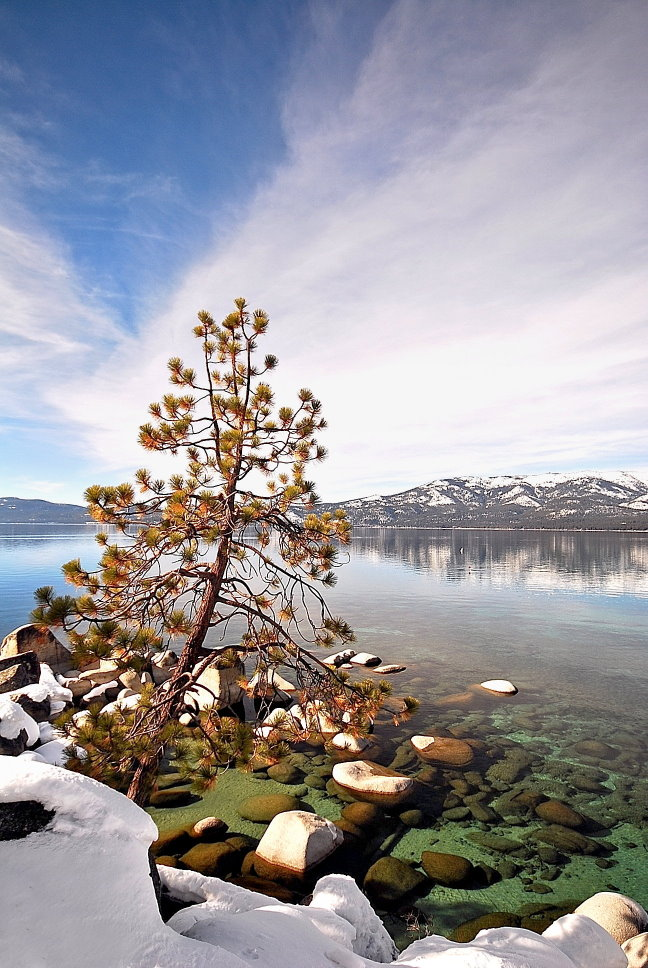
%> input picture inputs/5--26.jpg, 648 x 968 px
$ octave --eval "result = GenToneMap(imread('inputs/5--26.jpg'));"   (GNU Octave 9; MATLAB toolbox functions it lacks are replaced by stand-ins)
%> lines starting %> are read from the running program, lines starting %| are printed output that depends on the picture
function J = GenToneMap(im)
% ==============================================
%   Compute the tone map 'T'
%
%   Paras:
%   @im        : input image ranging value from 0 to 1.
%

    %% Parameters
    Ub = 225;
    Ua = 105;

    Mud = 90;

    DeltaB = 9;
    DeltaD = 11;

    % groups from dark to light
    % 1st group
    Omega1 = 42;
    Omega2 = 29;
    Omega3 = 29;
    % 2nd group
    Omega1 = 52;
    Omega2 = 37;
    Omega3 = 11;
    % 3rd group
    Omega1 = 76;
    Omega2 = 22;
    Omega3 = 2;

    %% Compute the target histgram
    histgramTarget = zeros(256, 1);
    total = 0;
    for ii = 0 : 255
        if ii < Ua || ii > Ub
            p = 0;
        else
            p = 1 / (Ub - Ua);
        end

        histgramTarget(ii+1, 1) = (...
            Omega1 * 1/DeltaB * exp(-(255-ii)/DeltaB) + ...
            Omega2 * p + ...
            Omega3 * 1/sqrt(2 * pi * DeltaD) * exp(-(ii-Mud)^2/(2*DeltaD^2))) * 0.01;

        total = total + histgramTarget(ii+1, 1);
    end
    histgramTarget(:, 1) = histgramTarget(:, 1)/total;

%     %% Smoothing
%     im = medfilt2(im, [5 5]);

    %% Histgram matching
    J = histeq(im, histgramTarget);
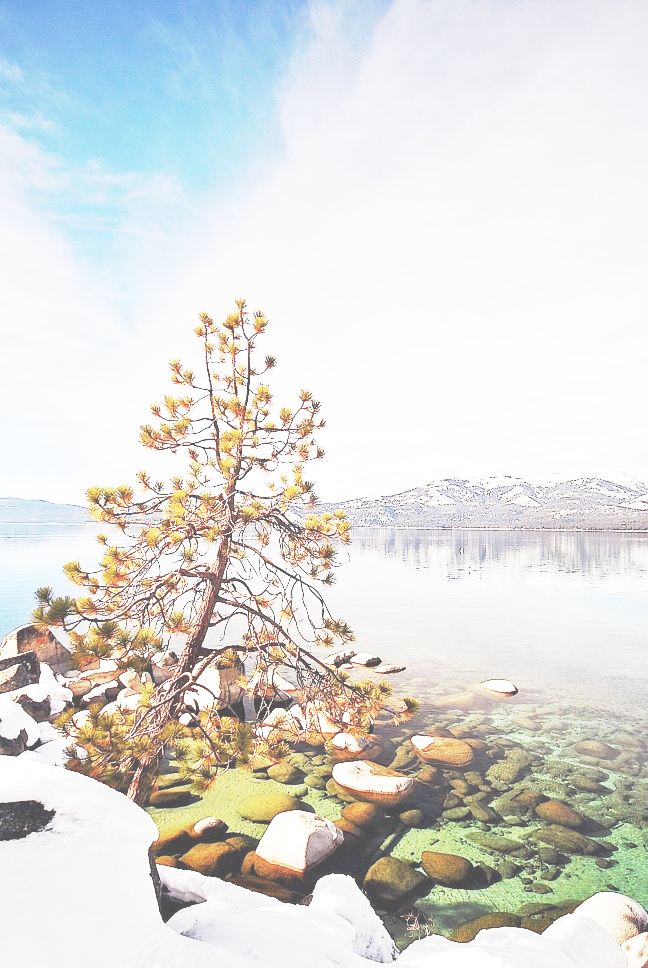
%> J: size 968x648x3 uint8; mean R, G, B 220.9, 221.3, 218.5

    %% Smoothing
    G = fspecial('average', 10);
    J = imfilter(J, G,'same');
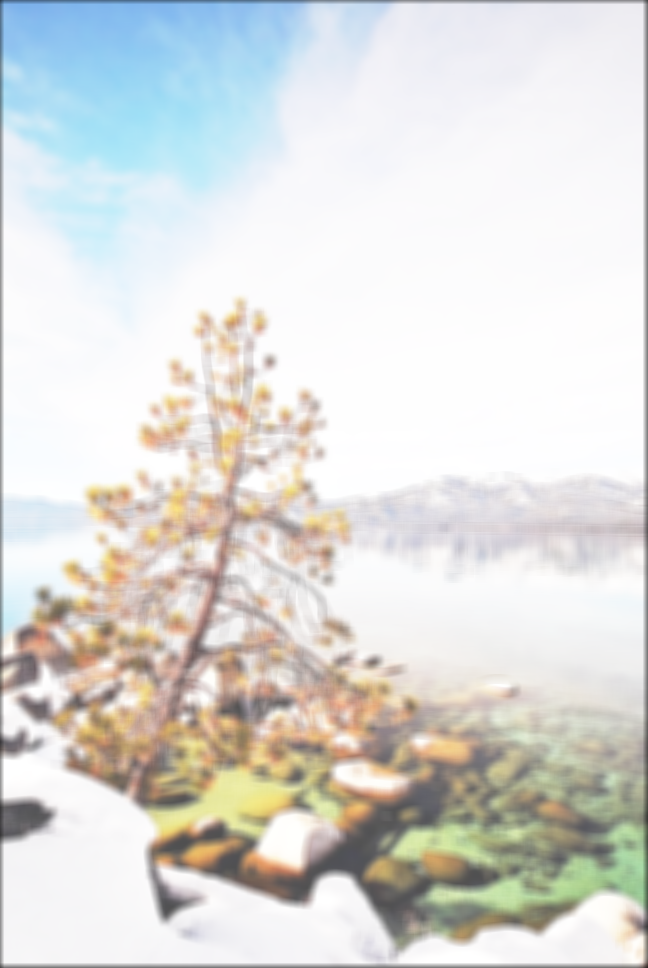
%> J: size 968x648x3 uint8; mean R, G, B 219.5, 219.8, 217
end

$ run again, on inputs/7--129.jpg
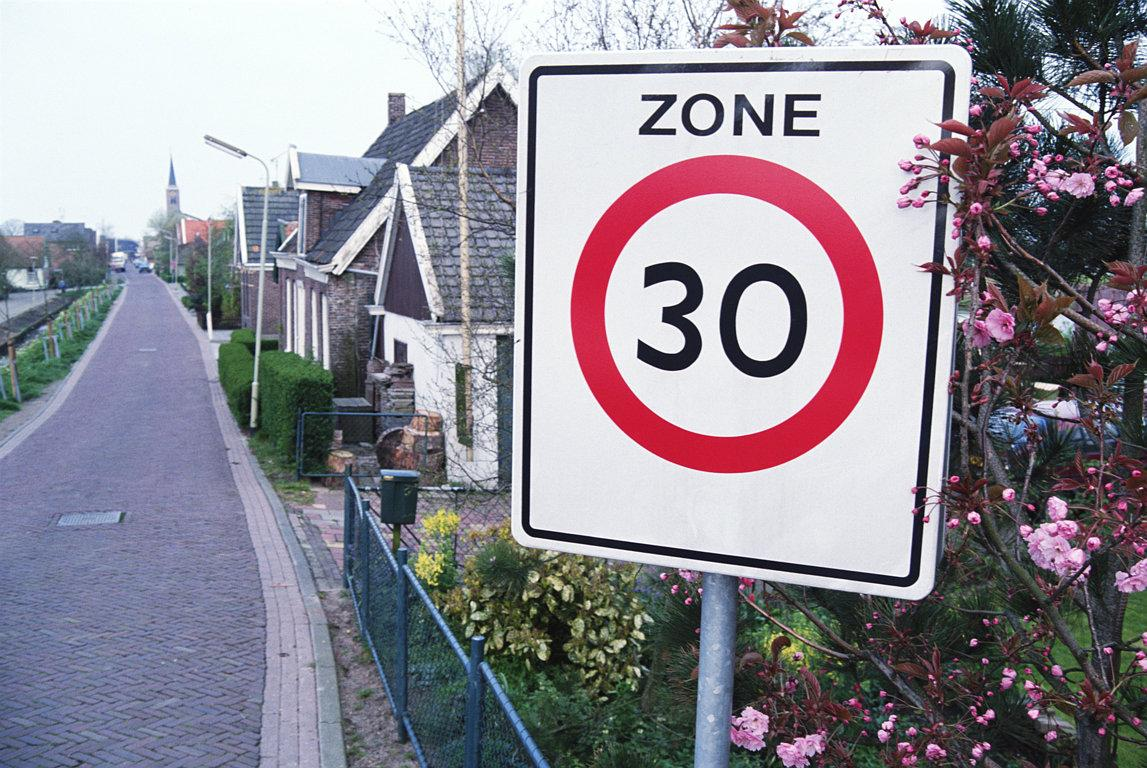
%> input picture inputs/7--129.jpg, 1147 x 768 px
%> in GenToneMap, `J = histeq(im, histgramTarget);`:
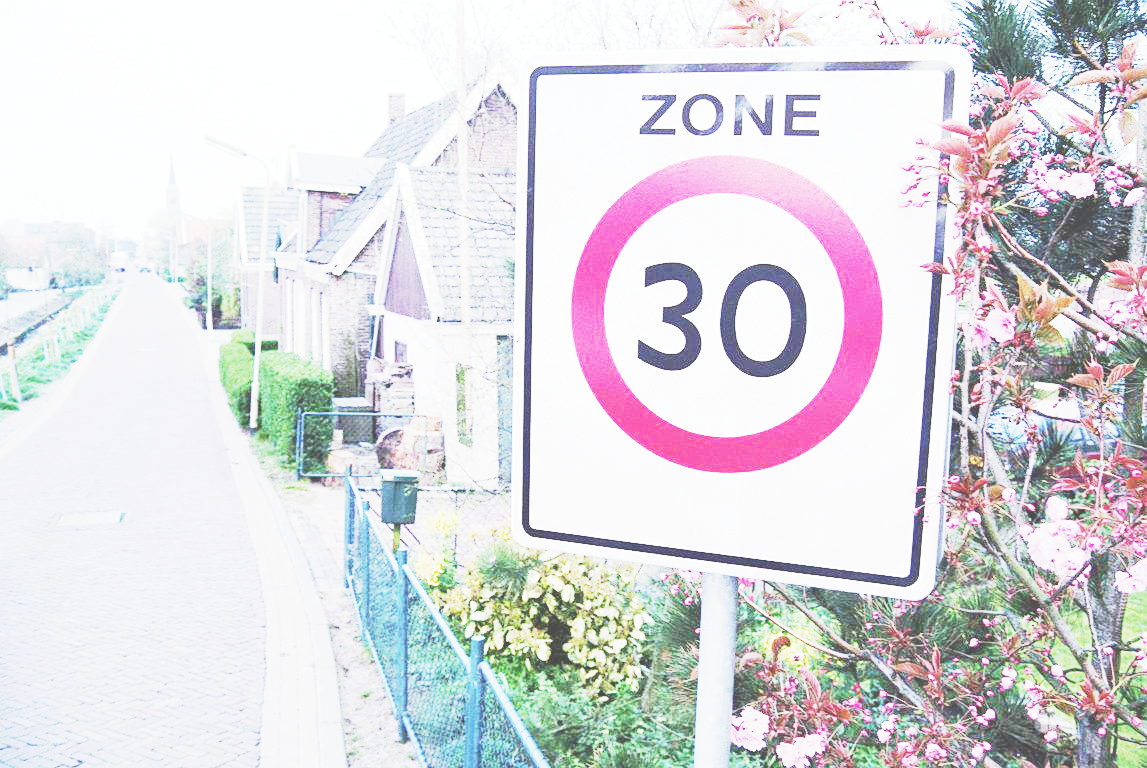
%> J: size 768x1147x3 uint8; mean R, G, B 219.9, 218.6, 222.6
%> in GenToneMap, `J = imfilter(J, G,'same');`:
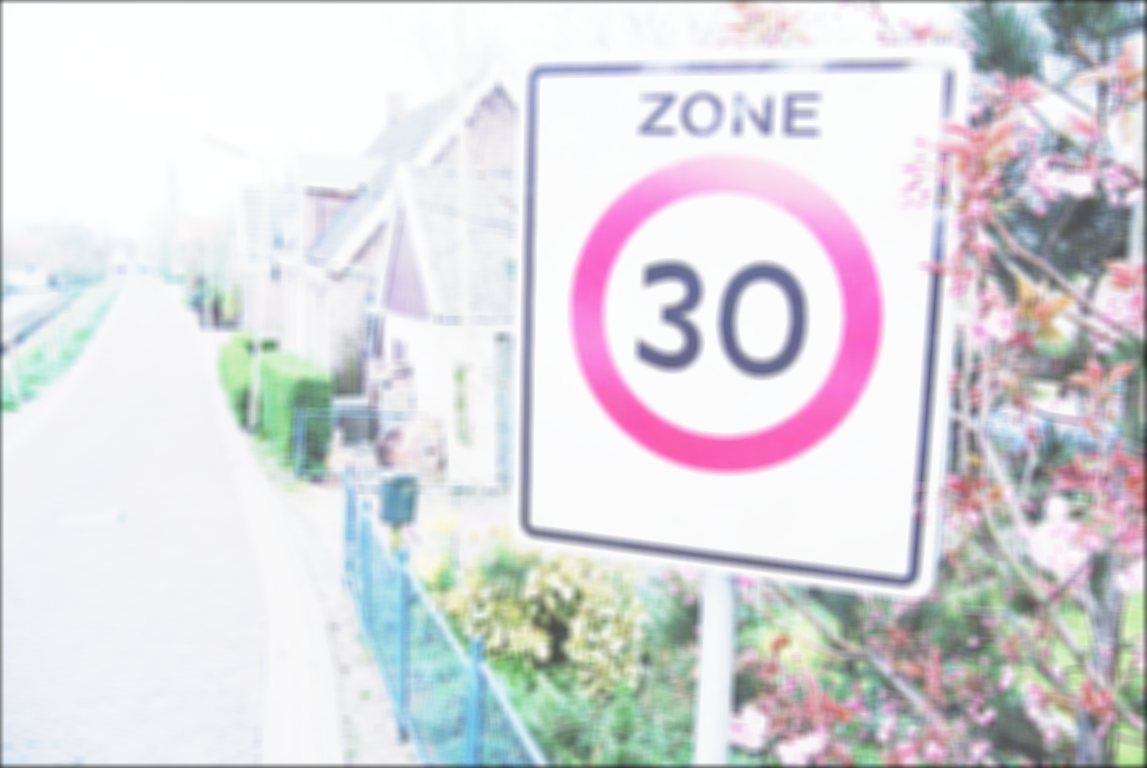
%> J: size 768x1147x3 uint8; mean R, G, B 218.7, 217.4, 221.3

$ run again, on inputs/sjtu.jpg
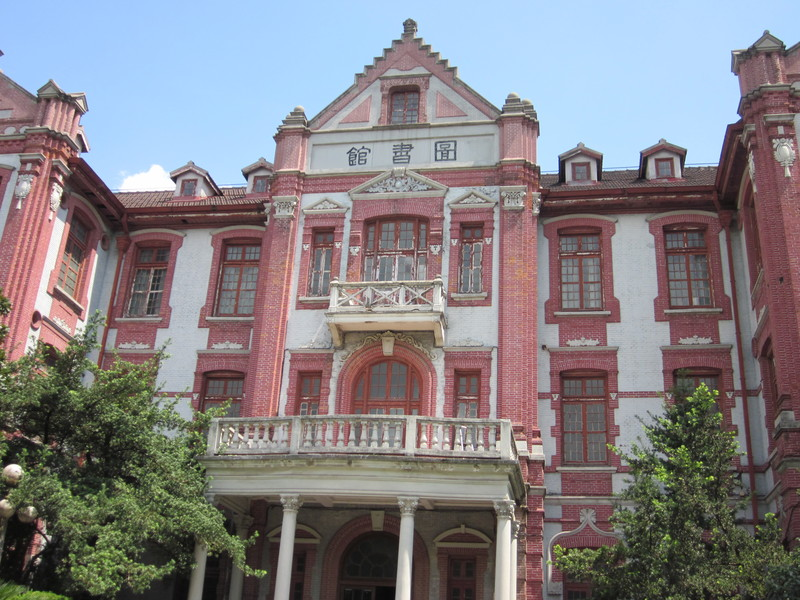
%> input picture inputs/sjtu.jpg, 800 x 600 px
%> in GenToneMap, `J = histeq(im, histgramTarget);`:
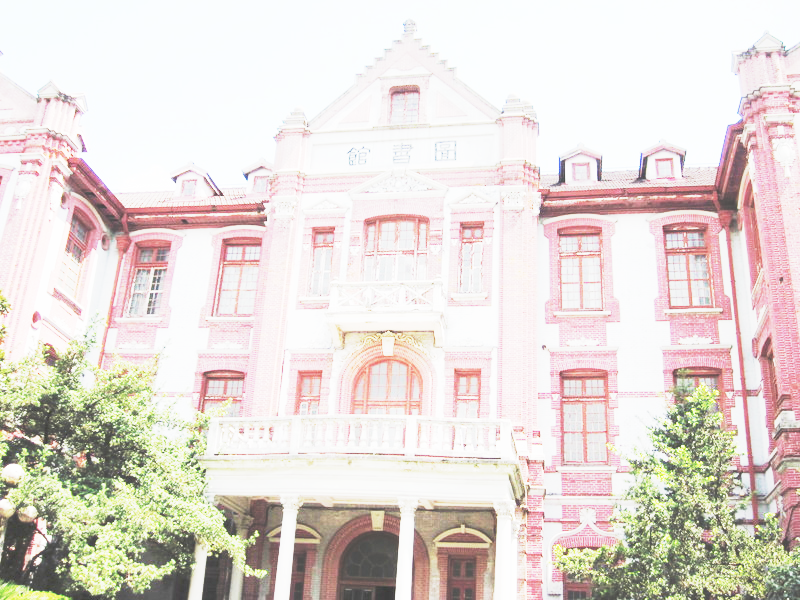
%> J: size 600x800x3 uint8; mean R, G, B 227.8, 219.4, 213.9
%> in GenToneMap, `J = imfilter(J, G,'same');`:
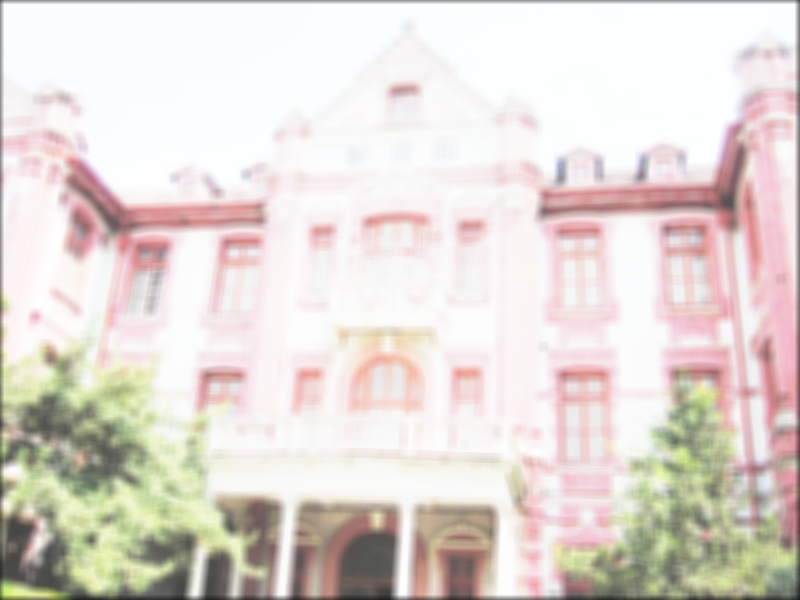
%> J: size 600x800x3 uint8; mean R, G, B 226.2, 217.8, 212.5

$ run again, on inputs/wuda--2.jpg
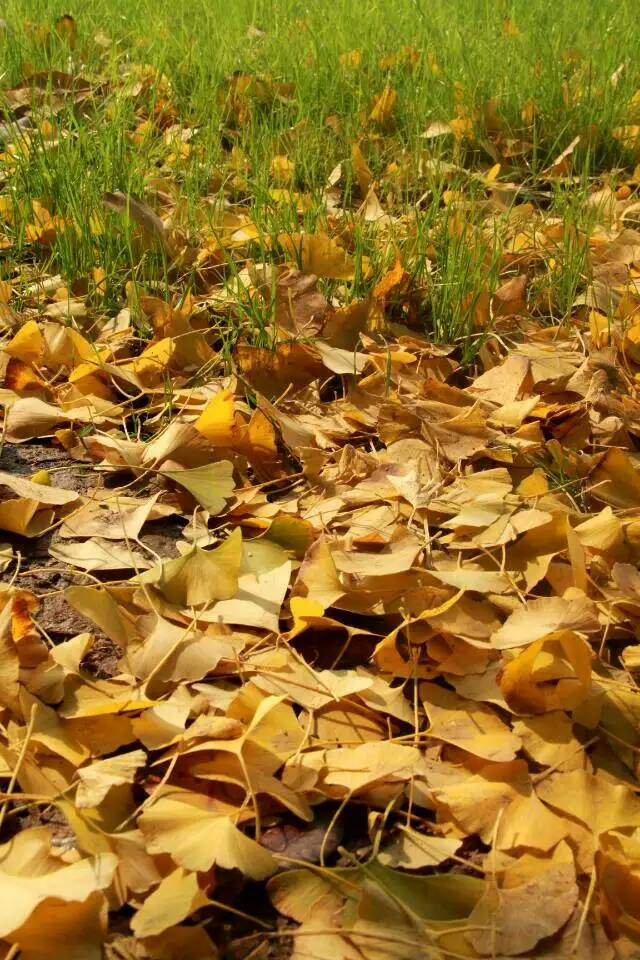
%> input picture inputs/wuda--2.jpg, 640 x 960 px
%> in GenToneMap, `J = histeq(im, histgramTarget);`:
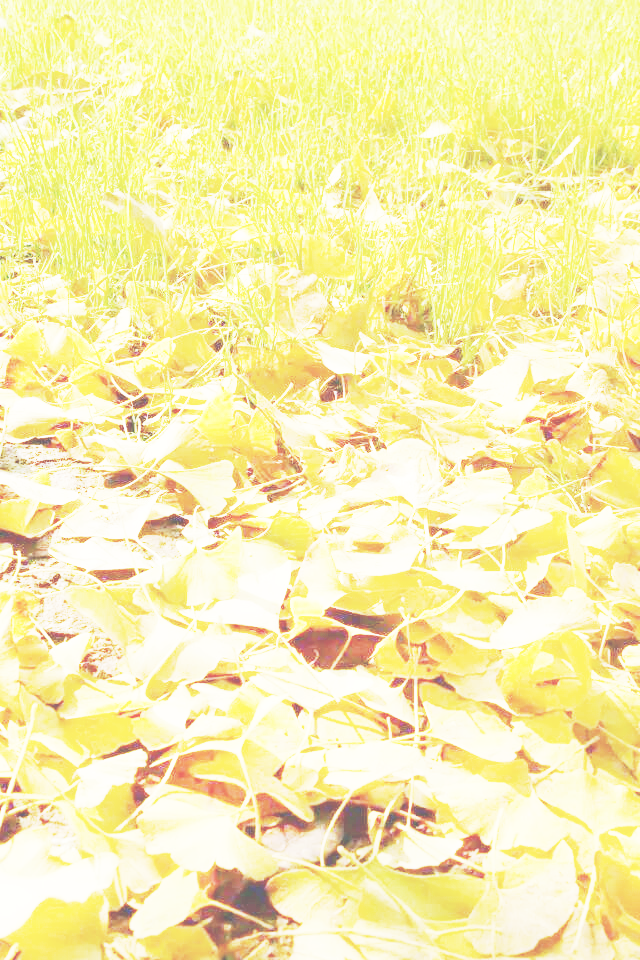
%> J: size 960x640x3 uint8; mean R, G, B 247.4, 238.4, 177.4
%> in GenToneMap, `J = imfilter(J, G,'same');`:
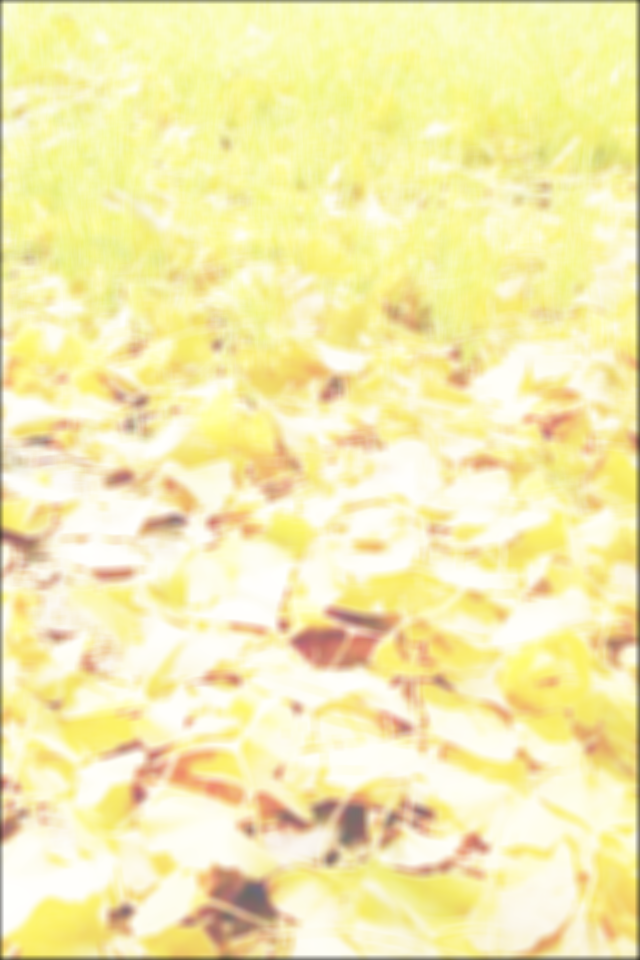
%> J: size 960x640x3 uint8; mean R, G, B 245.8, 236.8, 176.2
